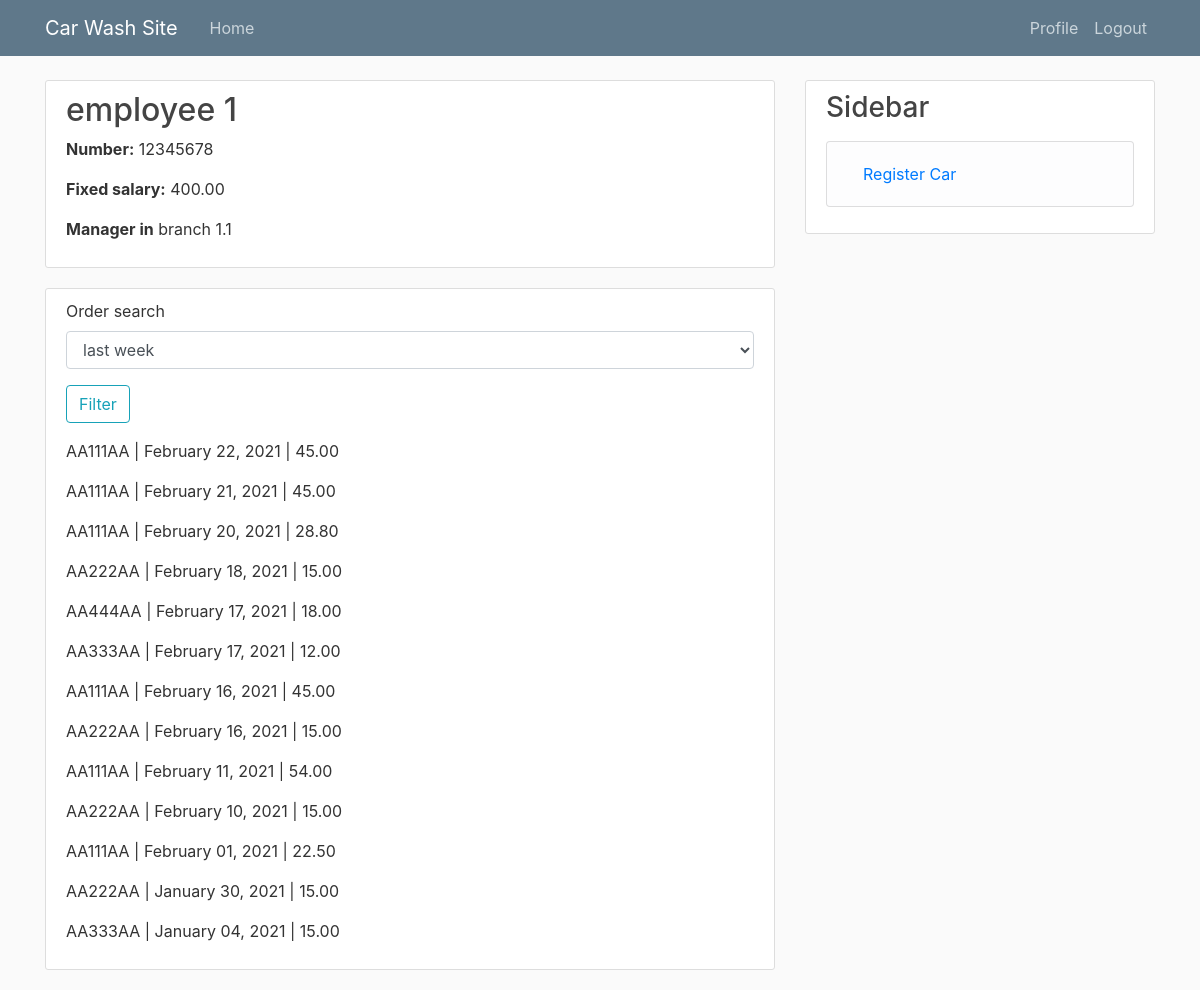
The page /employee/detail/ (signed in) on the database its author committed.
### car_wash_app/models.py (models this page shows, shortened)
class EmployeeProfile(models.Model):
    employee = models.OneToOneField(
        User,
        on_delete=models.CASCADE,
        verbose_name=_("Employee"),
        related_name="employeeprofile",
    )
    full_name = models.CharField(_("Full Name"), max_length = 255)
    age = models.PositiveSmallIntegerField(_("Age"))
    mobile_number = models.CharField(max_length=20, verbose_name=_("Mobile Number"))
    manager = models.BooleanField(default=False, verbose_name=_("Manager"))
    branch = models.ForeignKey(
        Branch,
        on_delete=models.CASCADE,
        verbose_name=_("Branch"),
        related_name="employee",
    )
    salary = models.DecimalField(
        max_digits=8,
        decimal_places=2,
        verbose_name=_('Salary'),
        help_text='in Lari',
    )
    order_percentage = models.IntegerField(verbose_name=_("Percentage of order price"))
    class Meta:
        constraints = [
            UniqueConstraint(
                fields=['branch'],
                condition=Q(manager=True),
                name="unique_together_manager_branch",
            )
        ]

class Branch(models.Model):
    company = models.ForeignKey(
        CompanyProfile,
        on_delete=models.CASCADE,
        verbose_name=_("Company"),
        related_name="branch",
    )
    title = models.CharField(max_length=255, verbose_name=_('Branch'))
    location = models.OneToOneField(Location, on_delete=models.PROTECT, verbose_name=_("Location"))
    description = models.TextField(verbose_name=_("Description"))
    image = models.ImageField(null=True, blank=True, upload_to="pictures", verbose_name=_("Image"))
    def __str__(self):
        return self.title
    class Meta:
        verbose_name = _('Branch')
        verbose_name_plural = _('Branches')

class Order(models.Model):
    car = models.ForeignKey(
        to='Car', related_name='orders',
        on_delete=models.PROTECT,
    )
    branch = models.ForeignKey(Branch, on_delete=models.CASCADE, verbose_name=_("Branch"))
    employee = models.ForeignKey(
        to='EmployeeProfile', on_delete=models.SET_NULL,
        null=True, related_name='orders',
    )
    employee_order_percentage = models.IntegerField(_("Employee percetage from order price"))
    coupon = models.ForeignKey(
        to='Coupon', related_name='orders',
        on_delete=models.SET_NULL,
        null=True, blank=True,
    )
    wash_type = models.ForeignKey(
        to='WashType', related_name='orders',
        on_delete=models.PROTECT,
    )
    note = models.TextField(null=True, blank=True, verbose_name=_("Note"))
    price = models.DecimalField(max_digits=4, decimal_places=2, verbose_name=_("Price"))
    created_date = models.DateTimeField(auto_now_add=True, verbose_name=_("Created date"))
    start_date = models.DateTimeField(verbose_name=_('Scheduled time'))
    end_date = models.DateTimeField(verbose_name=_('End time'), null=True, blank=True)
    class Meta:
        verbose_name = _('Order')
        verbose_name_plural = _('Orders')
        unique_together = ['employee', 'start_date']

class Car(models.Model):
    car_type = models.ForeignKey(
        to='CarType',
        on_delete=models.SET_NULL,
        null=True, related_name='cars'
    )
    licence_plate = models.CharField(max_length=20, verbose_name=_("License plate"))
    class Meta:
        verbose_name = _('Car')
        verbose_name_plural = _('Cars')

### car_wash_app/views.py (the view)
# urls.py: path('employee/detail/', user_views.employee_profile, name="employee-detail"),
@login_required
def employee_profile(request: WSGIRequest) -> HttpResponse:
    employee = request.user.employeeprofile
    order_search_form = OrderSearchForm()
    orders = employee.orders.order_by("-start_date")
    earned_money_q = ExpressionWrapper(
        F('price') * F('employee__order_percentage') / Decimal('100.0'),
        output_field=DecimalField())
    def employeeinfo(x):
        employee_info = employee.orders.filter(end_date__lte=timezone.now()) \
            .annotate(earned_per_order=earned_money_q) \
            .aggregate(
            earned_money=Sum(
                'earned_per_order',
                filter=Q(start_date__gte=(timezone.now() - x))
            ),
            washed_amount=Count(
                'id',
                filter=Q(start_date__gte=(timezone.now() - x))
            ))
        return employee_info
    employee_info = {}
    if request.method == "GET":
        order_search_form = OrderSearchForm(request.GET)
        if order_search_form.is_valid():
            data = order_search_form.cleaned_data["order_search"]
            if data == "1":
                orders = employee.orders.filter(start_date__gte=(timezone.now()\
                - datetime.timedelta(weeks=1))).order_by("-start_date")
                employee_info = employeeinfo(datetime.timedelta(days=7))
            elif data == "2":
                orders = employee.orders.filter(start_date__gte=(timezone.now()\
                 - datetime.timedelta(days=30))).order_by("-start_date")
                employee_info = employeeinfo(datetime.timedelta(days=30))
            elif data == "3":
                orders = employee.orders.filter(start_date__gte=(timezone.now()\
                 - datetime.timedelta(days=365))).order_by("-start_date")
                employee_info = employeeinfo(datetime.timedelta(days=365))
    return render(request, 'car_wash_app/employee_detail.html', context={
        "employee": employee,
        "order_search_form": order_search_form,
        "orders": orders,
        **employee_info
    })

### car_wash_app/forms.py
class OrderSearchForm(forms.Form):
    CHOICE = (("1", "last week"), ("2", "last month"), ("3", "last year"))
    order_search = forms.ChoiceField(choices=CHOICE, required=False)

### car_wash_app/templates/car_wash_app/employee_detail.html (shortened to what this page needs)
{% extends "car_wash_app/base.html" %}
{% load crispy_forms_tags %}
{% block content %}
<div class = "content-section">
  <h2>{{employee.full_name}}</h2>
  <p><strong> Number:</strong> {{employee.mobile_number}}</p>
  <p><strong>Fixed salary:</strong> {{employee.salary}}</p>
  {% if employee.manager %}
    <p><strong>Manager in</strong> {{employee.branch}}</p>
  {% else %}
    <p><strong>Employee in {{employee.branch}}</strong></p>
  {% endif %}
</div>
<div class = "content-section">
    <div>
    <form method = "GET" action=".">
      {{order_search_form|crispy}}
      <div class = "form-group">
          <button class = "btn btn-outline-info" type = "submit">Filter</button>
      </div>
    </form>
    </div>
    {% for order in orders %}
      <p>{{order.car.licence_plate}} | {{order.start_date|date:"F d, Y"}} | {{order.price}}</p>
    {% endfor %}
</div>
{% endblock content%}

### car_wash_app/static/car_wash_app/main.css (style rules this page uses)
body { background: #fafafa; color: #333333; margin-top: 5rem; }
h1, h2, h3, h4, h5, h6 { color: #444444; }
.content-section { background: #ffffff; padding: 10px 20px; border: 1px solid #dddddd; border-radius: 3px; margin-bottom: 20px; }

### rows shown on the page
EmployeeProfile: full_name "employee 1", mobile_number "12345678", salary "400.00", branch "branch 1.1"
Order: car.licence_plate "AA111AA", start_date "February 22, 2021", price "45.00"
Order: car.licence_plate "AA111AA", start_date "February 21, 2021", price "45.00"
Order: car.licence_plate "AA111AA", start_date "February 20, 2021", price "28.80"
Order: car.licence_plate "AA222AA", start_date "February 18, 2021", price "15.00"
Order: car.licence_plate "AA444AA", start_date "February 17, 2021", price "18.00"
Order: car.licence_plate "AA333AA", start_date "February 17, 2021", price "12.00"
Order: car.licence_plate "AA111AA", start_date "February 16, 2021", price "45.00"
Order: car.licence_plate "AA222AA", start_date "February 16, 2021", price "15.00"
Order: car.licence_plate "AA111AA", start_date "February 11, 2021", price "54.00"
Order: car.licence_plate "AA222AA", start_date "February 10, 2021", price "15.00"
Order: car.licence_plate "AA111AA", start_date "February 01, 2021", price "22.50"
Order: car.licence_plate "AA222AA", start_date "January 30, 2021", price "15.00"
Order: car.licence_plate "AA333AA", start_date "January 04, 2021", price "15.00"
